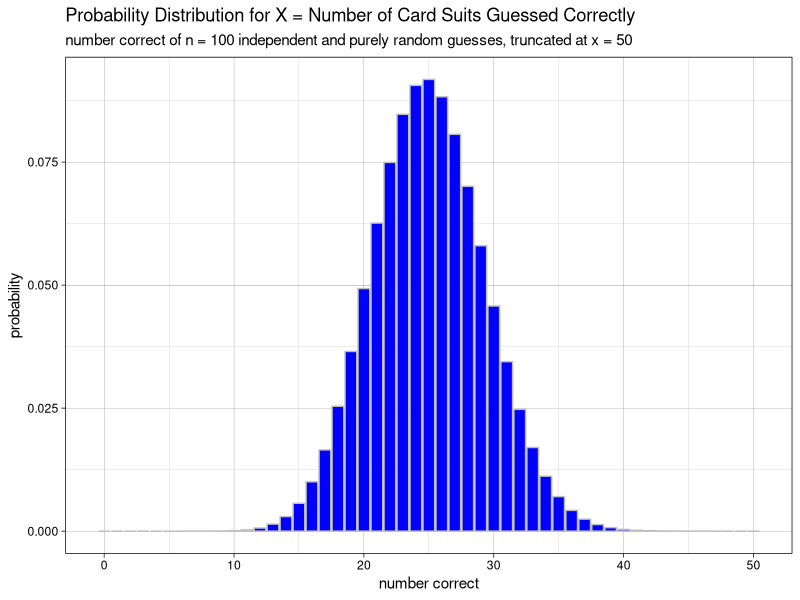
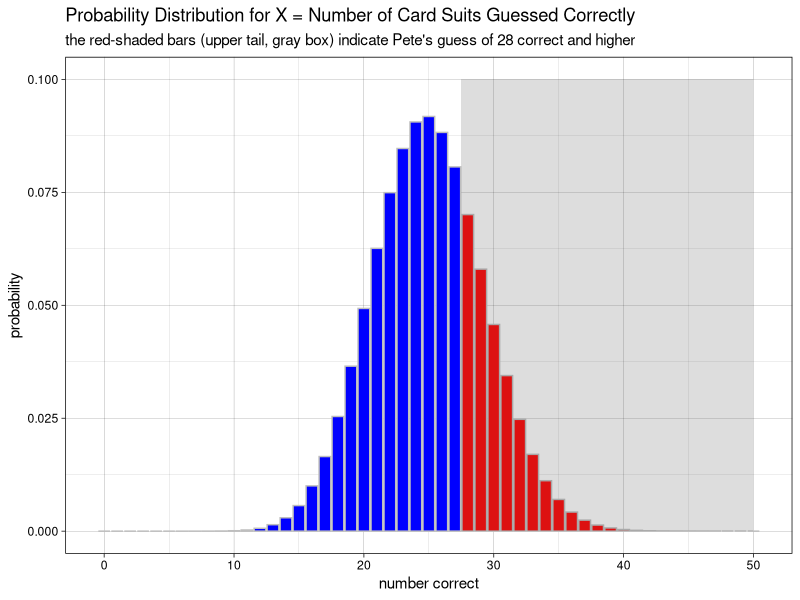
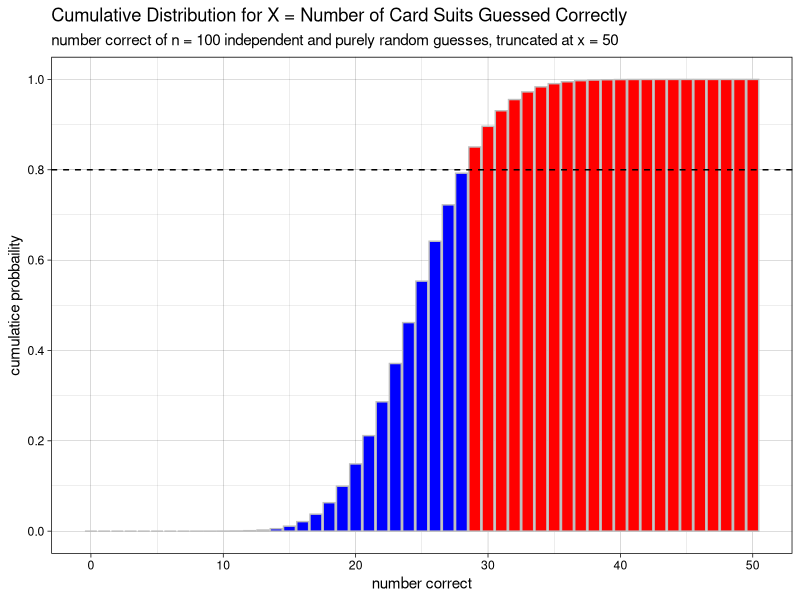

Write R code to recreate these figures, in order.
## ---- chunk 1
knitr::opts_chunk$set(message = FALSE, warning = FALSE, comment = NA)
options(scipen = 999)
## ---- chunk 2
library(tidyverse)
## ---- chunk 3
n <- 100
p <- 1/4
(expected_value <- n * p)

bin_pmf <- tibble(x = 0:n, probability = dbinom(x, n, p))

bin_pmf_50 <- bin_pmf %>% 
  filter(x <= 50)

ggplot(bin_pmf_50, aes(x = x, y = probability)) + 
  geom_bar(stat = "identity", color = "gray", fill = "blue") +
  labs(title = "Probability Distribution for X = Number of Card Suits Guessed Correctly",
       subtitle = "number correct of n = 100 independent and purely random guesses, truncated at x = 50",
       x = "number correct") +
  theme_linedraw()
## ---- chunk 4
pete_x <- 28  # change this to test 44 correct guesses

bin_pmf <- bin_pmf %>% 
  mutate(shading = ifelse(x >= pete_x, "red", "blue"))

bin_pmf_50 <- bin_pmf %>% 
  filter(x <= 50)

ggplot(bin_pmf_50, aes(x = x, y = probability, fill = shading)) + 
  geom_bar(stat = "identity", color = "gray", fill = bin_pmf_50$shading) +
  annotate("rect", xmin = pete_x - 0.5, xmax = 50, ymin = 0, ymax = .1, alpha = .2) +
  labs(title = "Probability Distribution for X = Number of Card Suits Guessed Correctly",
       subtitle = "the red-shaded bars (upper tail, gray box) indicate Pete's guess of 28 correct and higher",
       x = "number correct") +
  theme_linedraw()

(pete_prob <- pbinom(pete_x - 1, n, p, lower.tail = FALSE))  # find the blue area and subtract from 1

# top 20
qbinom(.20, n, p, lower.tail = FALSE)

# top 5
qbinom(.05, n, p, lower.tail = FALSE)

# top 1
qbinom(.01, n, p, lower.tail = FALSE)

## ---- chunk 5
upper_pct <- 0.20
lower_pct <- 1 - upper_pct

bin_cdf <- tibble(x = 0:n, cum_prob = pbinom(x, n, p))

bin_cdf <- bin_cdf %>% 
  mutate(shading = ifelse(cum_prob >= lower_pct, "red", "blue"))

bin_cdf_50 <- bin_cdf %>% 
  filter(x <= 50)

ggplot(bin_cdf_50, aes(x = x, y = cum_prob)) + 
  geom_bar(stat = "identity", color = "gray", fill = bin_cdf_50$shading) +
  geom_hline(yintercept = lower_pct, linetype = "dashed") +
  scale_y_continuous(breaks = seq(0, 1, 0.2)) +
  labs(title = "Cumulative Distribution for X = Number of Card Suits Guessed Correctly",
       subtitle = "number correct of n = 100 independent and purely random guesses, truncated at x = 50",
       x = "number correct",
       y = "cumulatice probbaility") +
  theme_linedraw()

(threshold <- qbinom(upper_pct, n, p, lower.tail = FALSE))
## ---- chunk 6
sessionInfo()
